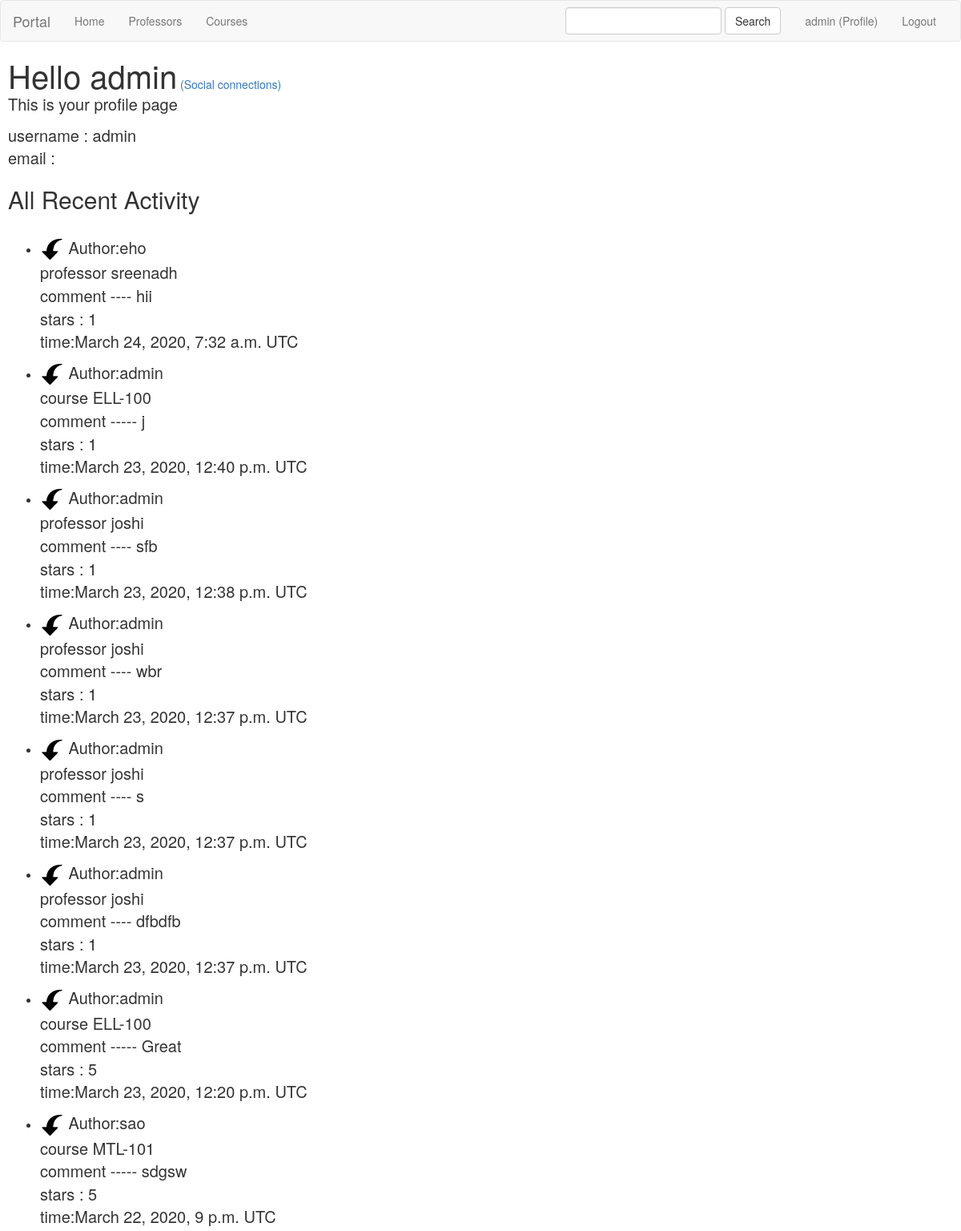
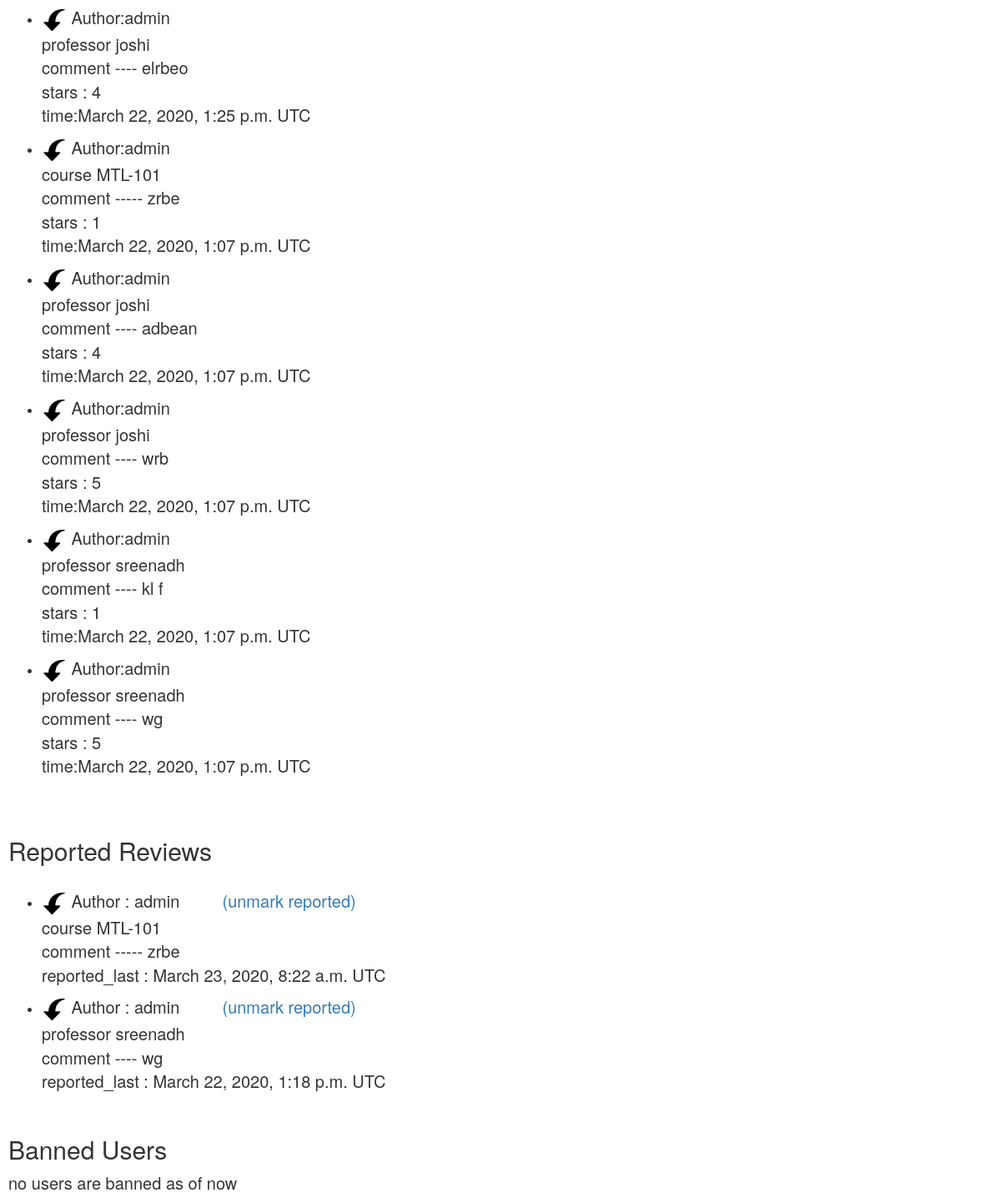
The app's page /users/profile (signed in), older data (2 pictures, top to bottom).
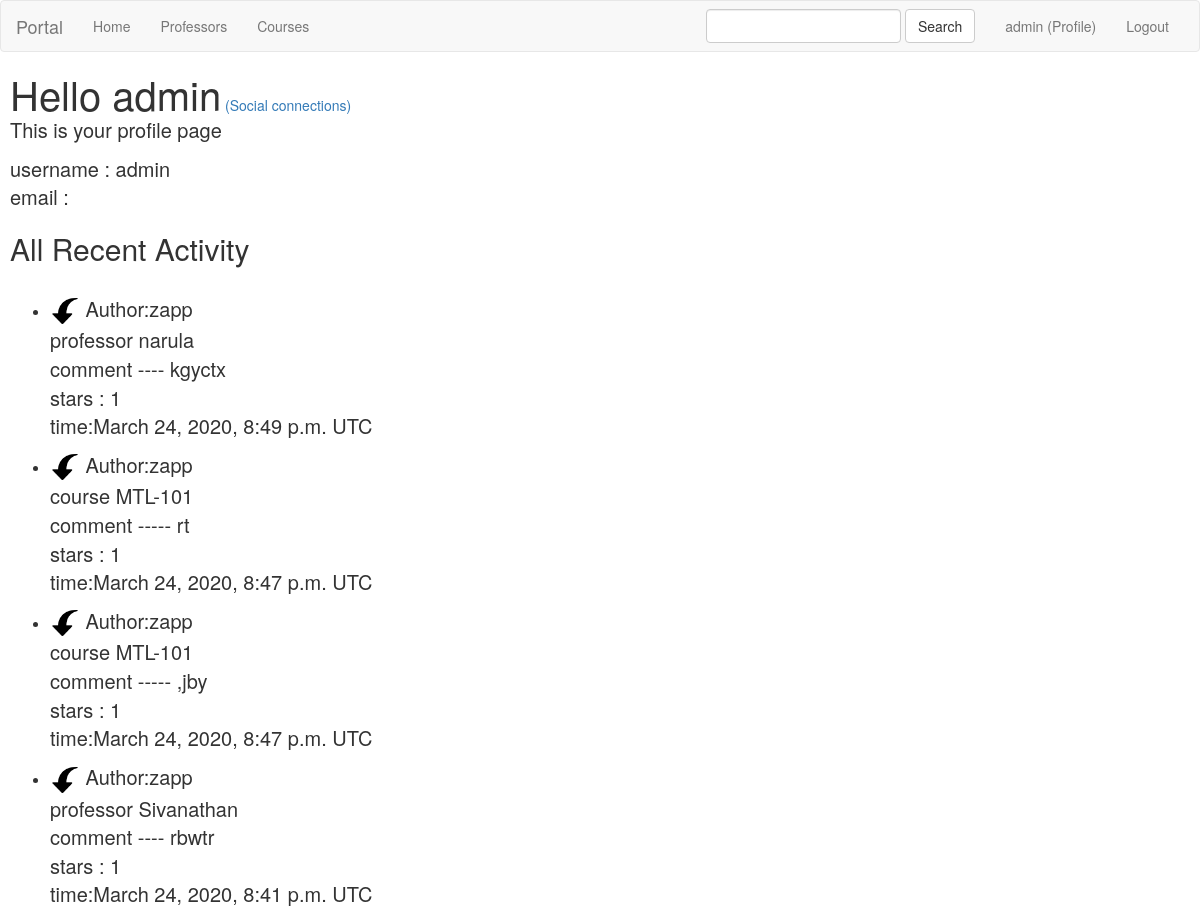
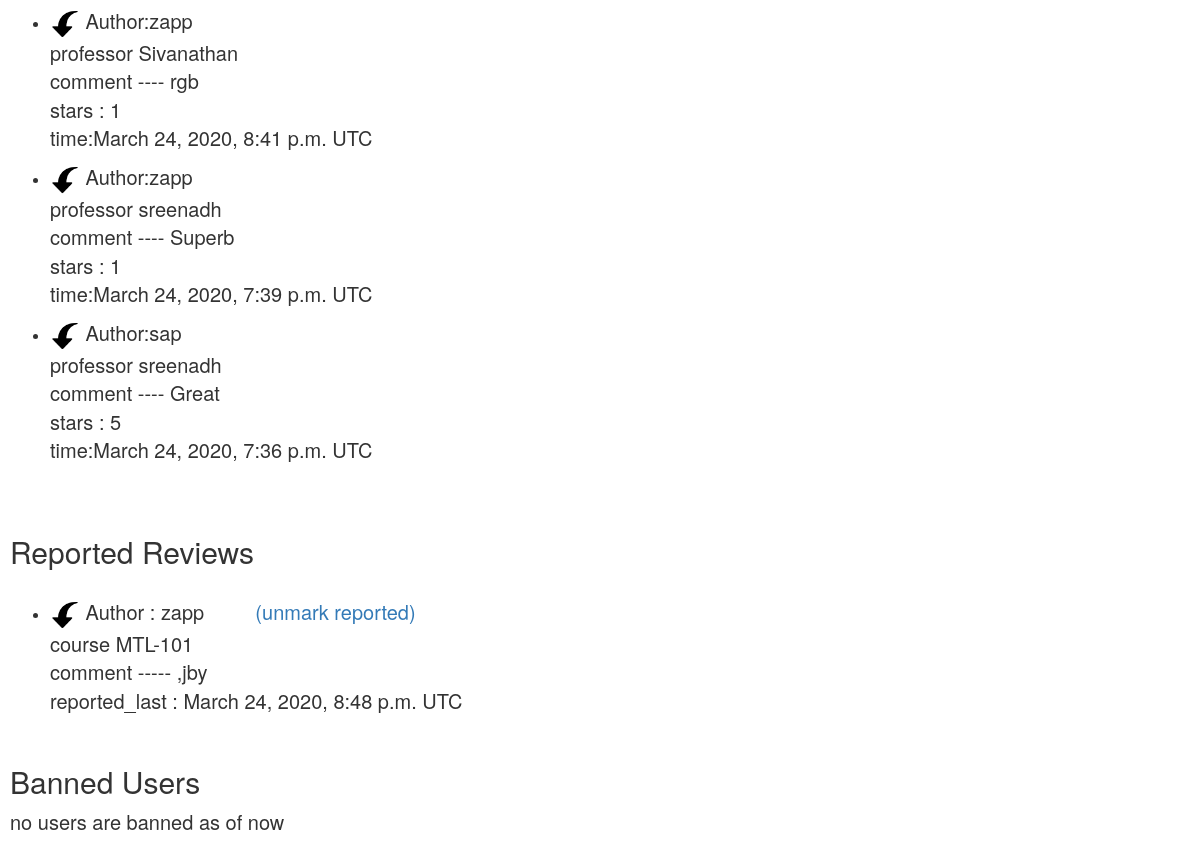
The same page, newer data (2 pictures, top to bottom).
### professors/models.py (models this page shows, shortened)
class Prof_Rating(Rating):
    datetime = models.DateTimeField(default=datetime.now)
    comment = models.CharField(max_length=1000)
    stars = models.IntegerField(default=1,validators=[MaxValueValidator(5), MinValueValidator(1)])
    professor = models.ForeignKey(Professor, on_delete=models.CASCADE)
    user = models.ForeignKey(User,default=None,on_delete=models.CASCADE)
    postAnonymously = models.BooleanField(default=False)
    liked_by = models.ManyToManyField(User,related_name='all_liked_profrating')
    reported = models.BooleanField(default=False)
    last_reported_time = models.DateTimeField(default=now,blank=True)
    def get_absolute_url(self):
        return reverse('professors:detail',kwargs={'pk':self.professor.pk})+'#'+ str(self.id)
    def get_class_name(self):
        return 'prof_rating'

class Professor(models.Model):
    name = models.CharField(max_length=100)
    age = models.IntegerField()
    department = models.CharField(max_length=100)

### courses/models.py (models this page shows, shortened)
class Course_Rating(Rating):
    datetime = models.DateTimeField(default=datetime.now)
    comment = models.CharField(max_length=1000)
    stars = models.IntegerField(default=1,validators=[MaxValueValidator(5), MinValueValidator(1)])
    course = models.ForeignKey(Course, on_delete=models.CASCADE)
    user = models.ForeignKey(User,default=None,on_delete=models.CASCADE)
    postAnonymously = models.BooleanField(default=False)
    liked_by = models.ManyToManyField(User, related_name='all_liked_courserating')
    reported = models.BooleanField(default=False)
    last_reported_time = models.DateTimeField(default=now,blank=True)
    def get_absolute_url(self):
        return reverse('courses:detail',kwargs={'pk':self.course.pk})+'#'+ str(self.id)
    def get_class_name(self):
        return 'course_rating'

class Course(models.Model):
    name = models.CharField(max_length=100)
    department = models.CharField(max_length=100)
    profs_teaching = models.ManyToManyField(Professor,related_name='all_courses_taught')

### users/views.py (the view)
# urls.py: url(r'profile$', views.show_user_profile, name='show_profile'),
@login_required
def show_user_profile(request):
    context = dict()
    if request.user.is_superuser:
        all_rating_all_author = list(Prof_Rating.objects.all()) + list(Course_Rating.objects.all())
        all_rating_all_author.sort(reverse=True, key=lambda x: x.datetime)
        context['all_rating'] = all_rating_all_author
        reported_reviews = list(Prof_Rating.objects.all().filter(reported=True)) + list(
            Course_Rating.objects.all().filter(reported=True))
        reported_reviews.sort(reverse=True, key=lambda x: x.last_reported_time)
        context['reported'] = reported_reviews
        context['banned_users'] = list(filter(lambda x: x.userprofile.is_banned, list(User.objects.all())))
    else:
        all_rating_user = list(request.user.prof_rating_set.all()) + list(request.user.course_rating_set.all())
        all_rating_user.sort(reverse=True, key=lambda x: x.datetime)
        context['all_rating'] = all_rating_user
        context['warnings'] = list(request.user.userwarning_set.all())
    return render(request, 'users/profile.html', context)

### users/templates/users/profile.html (shortened to what this page needs)
{% extends 'root/base.html' %}
{% block body %}
<h1 style="display:inline">Hello {{request.user.username}}</h1>
<a href="/allauth/social/connections" style="display:inline">(Social connections)</a>
<p>This is your profile page</p>
<p>
    username : {{user.username}}<br>
    email : {{user.email}}
</p>
<h2>{% if user.is_superuser %}All {% else %}Your {% endif %}Recent Activity</h2>
<br>
<ul>
    {% for rating in all_rating %}
        <li>
            <p>
                <a style="font-size:20px;" href="{{ rating.get_absolute_url }}"><img style='height:30px;width:30px;'></a>
                {% if user.is_superuser %}
                    Author:{{rating.user}}<br>
                {% endif %}
                {% if rating.get_class_name == 'prof_rating' %}
                    professor {{rating.professor.name}} &emsp; <br>comment ---- {{rating.comment}}
                {% else %}
                    course {{rating.course.name}}  &emsp; <br>comment ----- {{rating.comment}}
                {% endif %}<br>
                stars : {{rating.stars}}
                <br>time:{{rating.datetime}} UTC
            </p>
        </li>
    {% endfor %}
</ul>
<br>
<br>
{% if user.is_superuser %}
<h2>Reported Reviews</h2>
<br>
<ul>
{% for rating in reported %}
    <li>
        <p>
            <a style="font-size:20px;" href="{{ rating.get_absolute_url }}"><img style='height:30px;width:30px;'></a>
            Author : {{ rating.user }} &emsp;&emsp;
            {% if rating.get_class_name == 'prof_rating' %}
                <a href="{% url 'professors:unmark_rating' rating.id %}">(unmark reported)</a>
                <br>professor {{rating.professor.name}} &emsp; <br>comment ---- {{rating.comment}}
            {% else %}
                <a href="{% url 'courses:unmark_rating' rating.id %}">(unmark reported)</a>
                <br>course {{rating.course.name}}  &emsp; <br>comment ----- {{rating.comment}}
            {% endif %}<br>
            reported_last : {{ rating.last_reported_time }} UTC
        </p>
    </li>
{% endfor %}
</ul>
<br>
<h2>Banned Users</h2>
{% if banned_users|length == 0 %}<p>no users are banned as of now</p>{% endif %}
{% endif %}
{% endblock %}

Row changes from the older to the newer data that the page shows:
removed Prof_Rating: user "eho", professor.name "sreenadh", comment "hii", stars "1", datetime "March 24, 2020, 7:32 a.m."
removed Course_Rating: user "admin", course.name "ELL-100", comment "j", stars "1", datetime "March 23, 2020, 12:40 p.m."
removed Prof_Rating: user "admin", professor.name "joshi", comment "sfb", stars "1", datetime "March 23, 2020, 12:38 p.m."
removed Prof_Rating: user "admin", professor.name "joshi", comment "wbr", stars "1", datetime "March 23, 2020, 12:37 p.m."
removed Prof_Rating: user "admin", professor.name "joshi", comment "s", stars "1", datetime "March 23, 2020, 12:37 p.m."
removed Prof_Rating: user "admin", professor.name "joshi", comment "dfbdfb", stars "1", datetime "March 23, 2020, 12:37 p.m."
removed Course_Rating: user "admin", course.name "ELL-100", comment "Great", stars "5", datetime "March 23, 2020, 12:20 p.m."
no longer on one of the page's lists (row edited): Prof_Rating: user "admin", professor.name "sreenadh", comment "wg", last_reported_time "March 22, 2020, 1:18 p.m."
removed Prof_Rating: user "admin", professor.name "joshi", comment "elrbeo", stars "4", datetime "March 22, 2020, 1:25 p.m."
removed Course_Rating: user "admin", course.name "MTL-101", comment "zrbe", stars "1", datetime "March 22, 2020, 1:07 p.m.", last_reported_time "March 23, 2020, 8:22 a.m."
removed Prof_Rating: user "admin", professor.name "joshi", comment "adbean", stars "4", datetime "March 22, 2020, 1:07 p.m."
removed Prof_Rating: user "admin", professor.name "joshi", comment "wrb", stars "5", datetime "March 22, 2020, 1:07 p.m."
added Prof_Rating: user "zapp", professor.name "narula", comment "kgyctx", stars "1", datetime "March 24, 2020, 8:49 p.m."
added Course_Rating: user "zapp", course.name "MTL-101", comment "rt", stars "1", datetime "March 24, 2020, 8:47 p.m."
now on one of the page's lists (row edited): Course_Rating: user "zapp", course.name "MTL-101", comment ",jby", last_reported_time "March 24, 2020, 8:48 p.m."
changed Course_Rating: user "sao" → "zapp"; comment "sdgsw" → ",jby"; stars "5" → "1"; datetime "March 22, 2020, 9 p.m." → "March 24, 2020, 8:47 p.m."
added Prof_Rating: user "zapp", professor.name "Sivanathan", comment "rbwtr", stars "1", datetime "March 24, 2020, 8:41 p.m."
added Prof_Rating: user "zapp", professor.name "Sivanathan", comment "rgb", stars "1", datetime "March 24, 2020, 8:41 p.m."
changed Prof_Rating: user "admin" → "zapp"; comment "kl f" → "Superb"; datetime "March 22, 2020, 1:07 p.m." → "March 24, 2020, 7:39 p.m."
changed Prof_Rating: user "admin" → "sap"; comment "wg" → "Great"; datetime "March 22, 2020, 1:07 p.m." → "March 24, 2020, 7:36 p.m."
